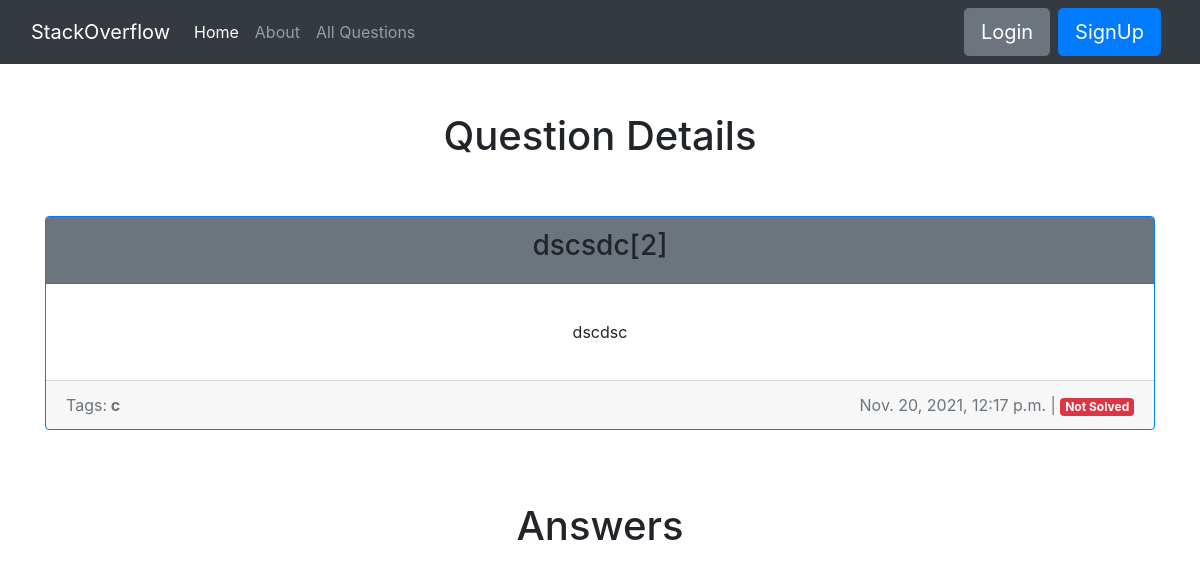
The page /viewQuestion/detailviewQuestion/2 on the database as committed earlier.
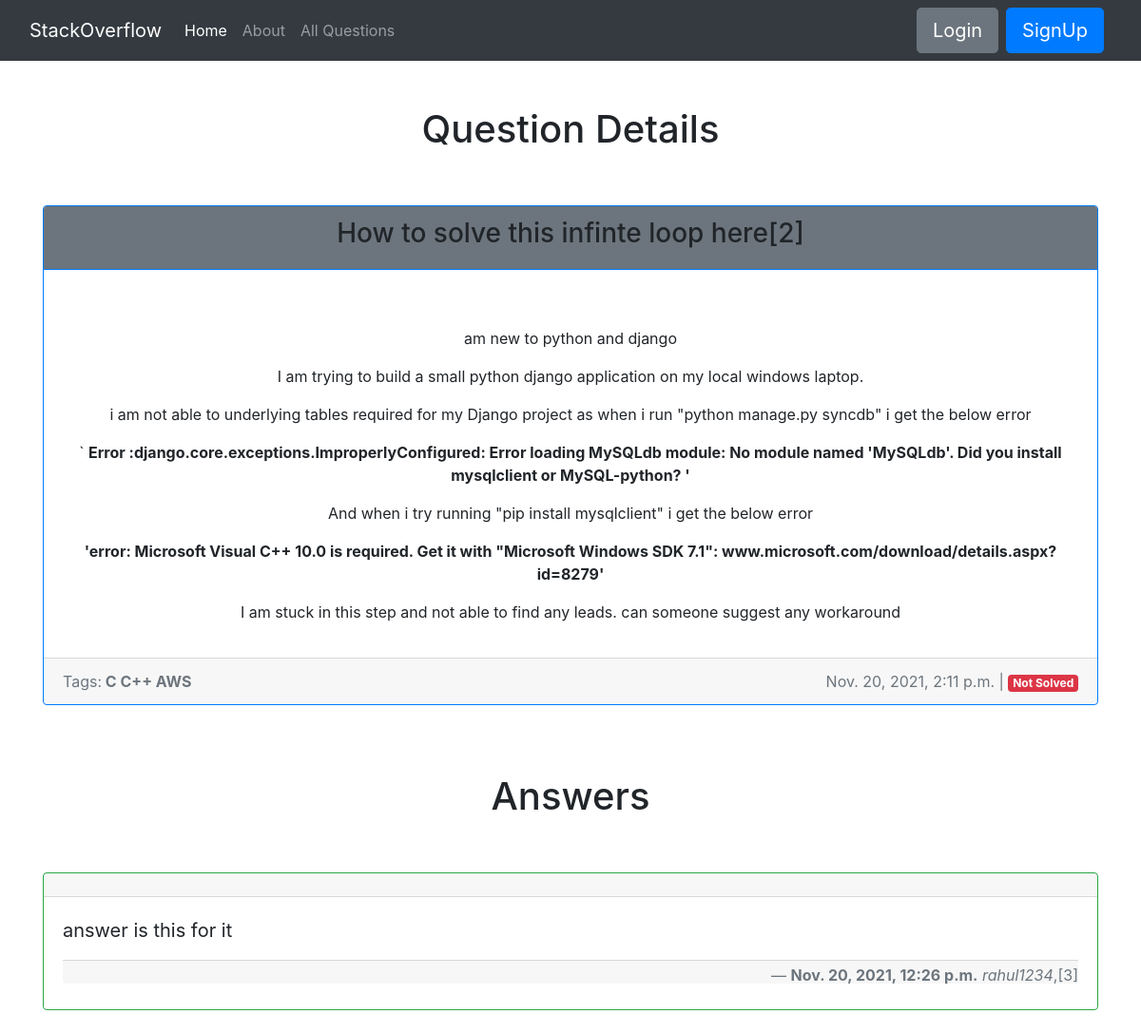
The same page on the database as committed later.
### questionsApp/models.py (models this page shows, shortened)
class Question(models.Model):
    question_id = models.AutoField(primary_key=True)
    question_author = models.ForeignKey(User, on_delete=models.CASCADE)
    question_title = models.CharField(max_length=100, default="")
    question_body = RichTextField(blank=True, null=True)
    created_at = models.DateTimeField(auto_now=True)
    question_status = models.CharField(max_length=20,
                                       choices=STATUS_CHOICES,
                                       default="Not Solved")
    question_tags = models.ManyToManyField(Tags)

class Tags(models.Model):
    tag_id = models.AutoField(primary_key=True)
    tag_name = models.CharField(max_length=30)
    def __str__(self):
        return self.tag_name

class Answer(models.Model):
    answer_id = models.AutoField(primary_key=True)
    created_at = models.DateTimeField(auto_now=True)
    answer_body = RichTextField(blank=True, null=True)
    parent_question = models.ForeignKey(Question, on_delete=models.CASCADE)
    user_answering = models.ForeignKey(User, on_delete=models.CASCADE)

### questionsApp/views.py (the view)
# urls.py: path('viewQuestion/detailviewQuestion/<int:qid>', views.detailviewQuestion,
def detailviewQuestion(request, qid):
    soln = Question.objects.get(question_id=qid)
    question_data = Question.objects.filter(question_id=qid)
    answser = Answer.objects.filter(parent_question_id=qid)
    if request.method == 'GET':
        context = {
            'soln': question_data,
            'ans': answser,
        }
        return render(request, 'QuestionsFolder/detailviewQuestion.html', context)
    if request.method == 'POST':
        ans_body = request.POST['answer_body']
        Answer.objects.create(
            answer_body=ans_body, parent_question=soln, user_answering=request.user)
        return redirect(reverse('detailviewQuestion', kwargs={'qid': qid}))

### questionsApp/templates/QuestionsFolder/detailviewQuestion.html (shortened to what this page needs)
{%extends 'baseNavigation.html'%}
{% block body%}
{% for k in soln %}
<div class="container">
  <div class="row justify-content-center text-center my-5">
    <h1>Question Details</h1>
  </div>
</div>
<div class="container">
  <div class="card border-primary  text-center">
    <div class="card-header border-primary bg-secondary ">
      <h3>{{k.question_title}}[{{k.question_id}}]</h3>
    </div>
    <div class="card-body">
      <p class="card-text">{{k.question_body | safe}}</p>
    </div>
    <div class="card-footer text-muted">
      <span class="float-left">
        Tags:<b>{% for q_tag in k.question_tags.all %} {{ q_tag }} {% endfor %}</b>
      </span>
      <span class="float-right">
        {{k.created_at}} |
        {% if k.question_status == 'Not Solved' %}
        <span class="badge badge-danger">{{k.question_status}}</span>
        {% else %}
        <span class="badge badge-success">{{k.question_status}}</span>
        {%endif%}
      </span>
    </div>
  </div>
</div>
<br />
{% endfor %}
<div class="container">
  <div class="row justify-content-center text-center my-5">
    <h1>Answers</h1>
  </div>
</div>
{% if ans %}
{% for i in ans %}
<div class="container">
  <div class="card my-4 border-success">
    <div class="card-header">
    </div>
    <div class="card-body border-success">
      <blockquote class="blockquote mb-0">
        <p>{{i.answer_body}}</p>
        <footer class="blockquote-footer my-1 float-right"><b>{{i.created_at}}</b> <cite
            title="Source Title">{{i.user_answering}}</cite>,[{{i.answer_id}}]</footer>
      </blockquote>
      <div class="card-footer text-muted">
      </div>
    </div>
  </div>
</div>
{% endfor %}
{% endif %}
{% endblock %}

Rows that differ between the two databases and show on the page:
changed Question "Not Solved": gains Tags (tag_name "C++"); gains Tags (tag_name "AWS"); question_title "dscsdc" → "How to solve this infinte loop here"; question_body "dscdsc" → "am new to python and django I am trying to build a small python django application on my local windows laptop. i am not able to underlying tables required for my Django project as when i run \"python manage.py syncdb\" i get the below error ` Error :django.core.exceptions.ImproperlyConfigured: Error loading MySQLdb module: No module named 'MySQLdb'. Did you install mysqlclient or MySQL-python? ' And when i try running \"pip install mysqlclient\" i get the below error 'error: Microsoft Visual C++ 10.0 is required. Get it with \"Microsoft Windows SDK 7.1\": www.microsoft.com/download/details.aspx?id=8279' I am stuck in this step and not able to find any leads. can someone suggest any workaround"; created_at "Nov. 20, 2021, 12:17 p.m." → "Nov. 20, 2021, 2:11 p.m."
changed Tags (number 1 of 3 on the later page): tag_name "c" → "C"
added Answer: answer_body "answer is this for it", created_at "Nov. 20, 2021, 12:26 p.m.", user_answering "rahul1234", answer_id "3"
